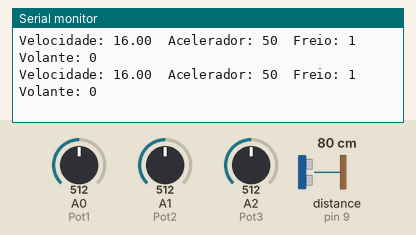
This sketch was run on a simulated Arduino Uno, built with avr-gcc and run on an emulated ATmega328P. On the bench: the last lines printed to the serial monitor. The test bench sets the inputs (shaded band); at power-on: A0 (Pot1) = 512, A2 (Pot3) = 512, A1 (Pot2) = 512, distance to the obstacle (sensor on pin 9) 80 cm. The echo pulse lasts 58.3 µs per cm.

Above: at 4.2 s.
4.3 s: A0 (Pot1) set to 110
At 4.39 s:
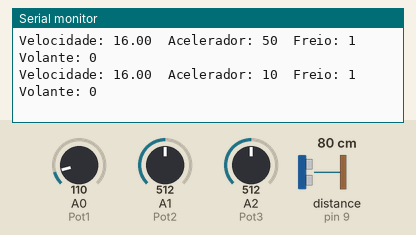
7.3 s: A0 (Pot1) set to 95
At 7.31 s:
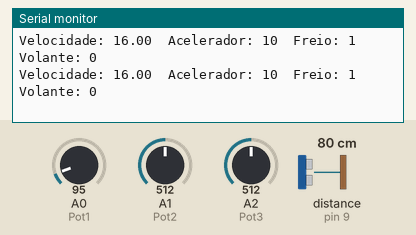
10.3 s: A2 (Pot3) set to 470
At 10.35 s:
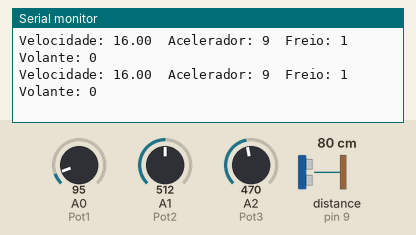
Timing chart, 0 to 13.3 s (numbered marks = the images above; inputs shaded):
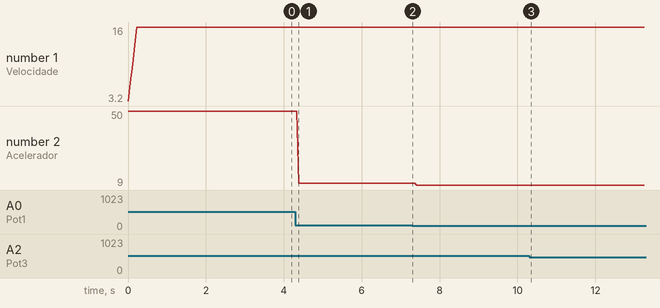

Measured:
- after the input at 4.3 s, the serial monitor: prints a new line after 0.08 s (image 1)
- plotted number 2: 50 → 10 after the input at 4.3 s, 10 → 9 after the input at 7.3 s

The sketch:

pi3_22.ino
```cpp
#include <Ultrasonic.h>

#define pino_trigger 8
#define pino_echo 9
#define Pot1 A0
#define Pot2 A1
#define Pot3 A2

#define Amostras 5

int Acelerador=0;
int Freio=0;
int Volante=0;
int Velocidade=0;

Ultrasonic ultrasonic(pino_trigger, pino_echo);


void setup() {
  Serial.begin(9600);
}

void loop() {

  //Le as informacoes do sensor ultrassonico em cm
  float cmMsec;
  long microsec = ultrasonic.timing();
  cmMsec = ultrasonic.convert(microsec, Ultrasonic::CM);

  //Le as informacoes dos potenciometros
  Acelerador = map(analogRead(Pot1), 0, 1023, 0, 100);
  Freio = map(analogRead(Pot2), 0, 500, 0, 1);
  Volante = map(analogRead(Pot3), 0, 1023, -180, 180);


  Velocidade = map(cmMsec, 0, 2000, 0, 400);

  Serial.print("Velocidade: ");
  Serial.print( mediaMovel(Velocidade) );
  Serial.print("\t");
  Serial.print("Acelerador: ");
  Serial.print( Acelerador );
  Serial.print("\t");
  Serial.print("Freio: ");  // 0 = Livre; 50 = Acionado
  Serial.print( Freio );
  Serial.print("\t");
  Serial.print("Volante: ");
  Serial.println( Volante );

  delayMicroseconds(100);

}


float mediaMovel(int Vel){      // Filtro implementado para remover ruidos
  static  int leituras[Amostras];
  static  int pos = 0;
  static  long soma=0;
  static  float media = 0;
  static  bool zera = 1;

  if (zera){
    for(int i=0; i<= Amostras; i++){
      leituras[i] = 0;
    }
    zera = 0;
  }

  soma = Vel - leituras[pos%Amostras] + soma;
  leituras[pos%Amostras] = Vel;
  media = (float)soma/(float)(Amostras);
  pos = (pos+1)%Amostras;
  return((double)media);
}
```
